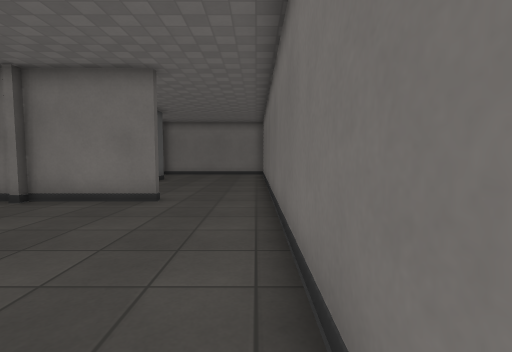
[1] (above)

14 first-person views from a walk through a 3-D level made in the Godot game engine. The camera is 1.2 m above the floor, tilts 4° down and sees 85° across. The floor is counted in squares, 1 m on a side. Each view is taken from the middle of a square. On the plan, view 1 faces up. The plan holds only what a view shows up to about 13 squares ahead; the rest is blank. Surface patterns are stand-ins for the level's own textures.

[2]
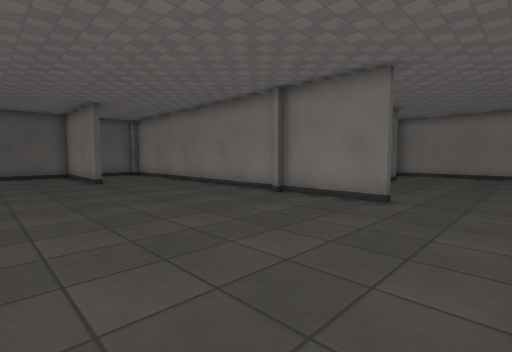

[3]
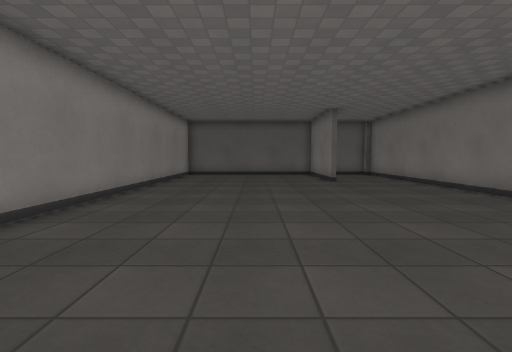

[4]
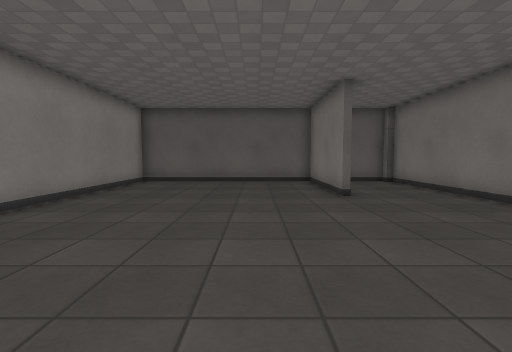

[5]
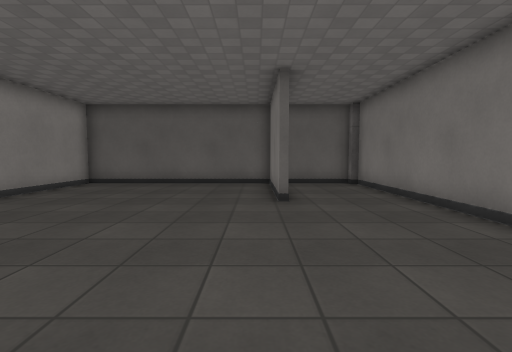

[6]
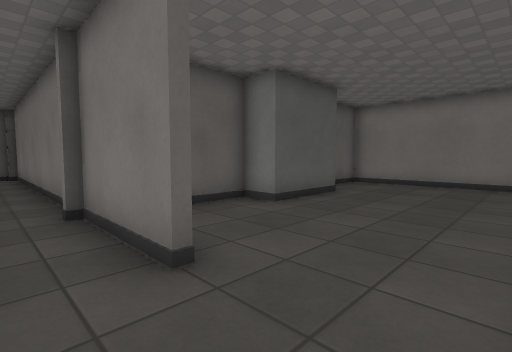

[7]
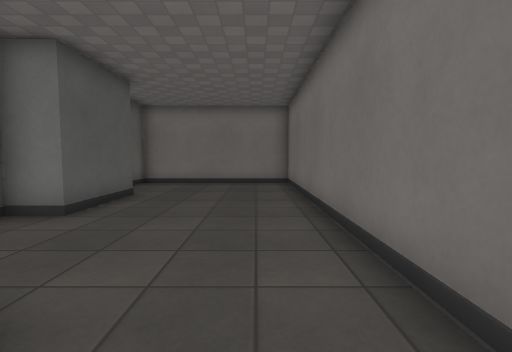

[8]
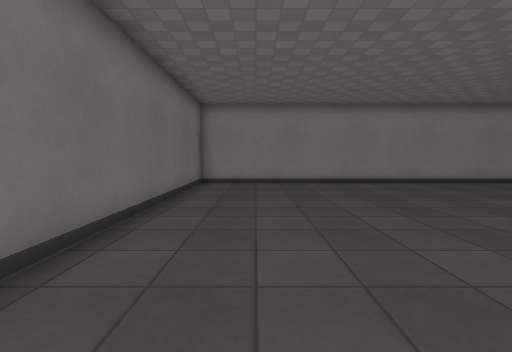

[9]
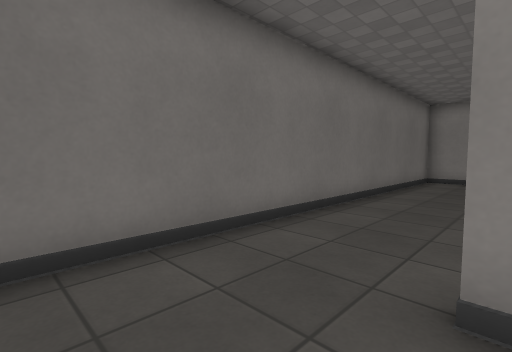

[10]
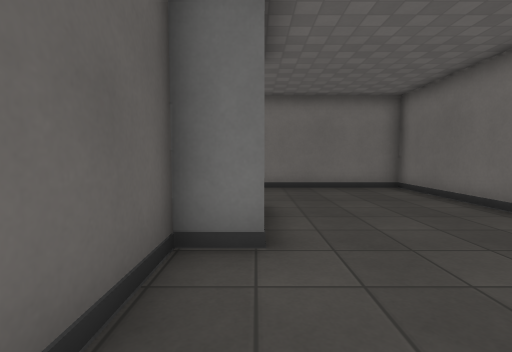

[11]
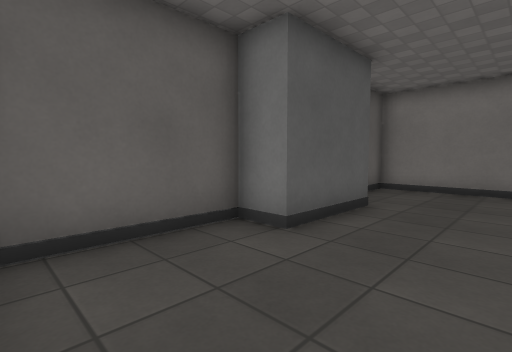

[12]
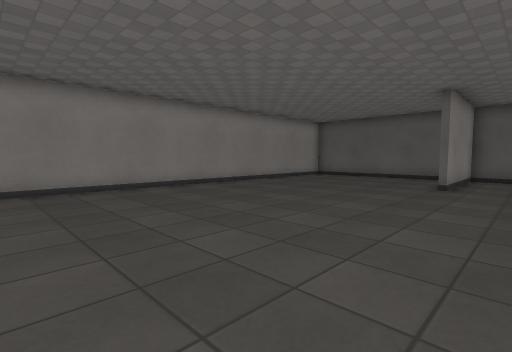

[13]
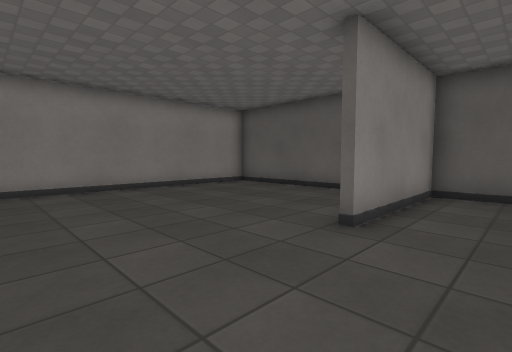

[14]
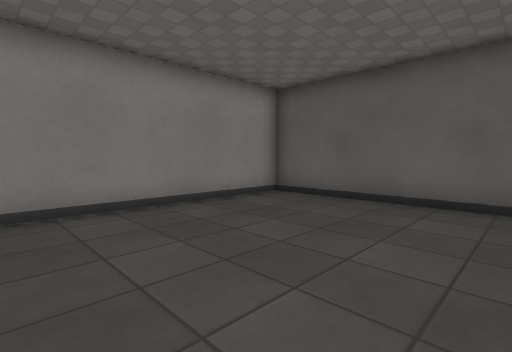

### Floor plan
Points are (right, up) in squares from view 1. A wall is a line through its corners. A room is listed if a view was taken in it or the views show most of it. See-through windows are left out.
Room 1 (views 1, 2, 3, 4, 5, 6, 7, 8, 9, 10, 11, 12, 13, 14)
walls: (-6.5, 7.4) (-11.5, 7.4); (-2.6, 7.4) (-6.1, 7.4); (-14.4, 7.4) (-18.1, 7.4); (-18.5, 3.9) (-13.5, 3.9) (-13.5, 3.6) (-18.4, 3.6); (-18.4, 7.1) (-18.4, -4.5) (0.5, -4.5) (0.5, 18.7) (-6.1, 18.7) (-6.1, 17.4); (-4.9, 14.9) (-4.9, 11.6) (-6.1, 11.6) (-6.1, 8.1)

Where each view was taken, in squares from view 1:
view 1: 0 up, 0 right, facing up
view 2: 0 up, 0 right, facing up-left
view 3: 0 up, 0 right, facing left
view 4: 1 up, 5 left, facing left
view 5: 3 up, 6 left, facing left
view 6: 6 up, 0 right, facing up-left
view 7: 6 up, 1 left, facing up
view 8: 8 up, 2 left, facing down
view 9: 10 up, 3 left, facing down-right
view 10: 8 up, 5 left, facing up
view 11: 8 up, 2 left, facing up-left
view 12: 6 up, 2 left, facing down-left
view 13: 6 up, 9 left, facing down-left
view 14: 2 up, 11 left, facing down-left
